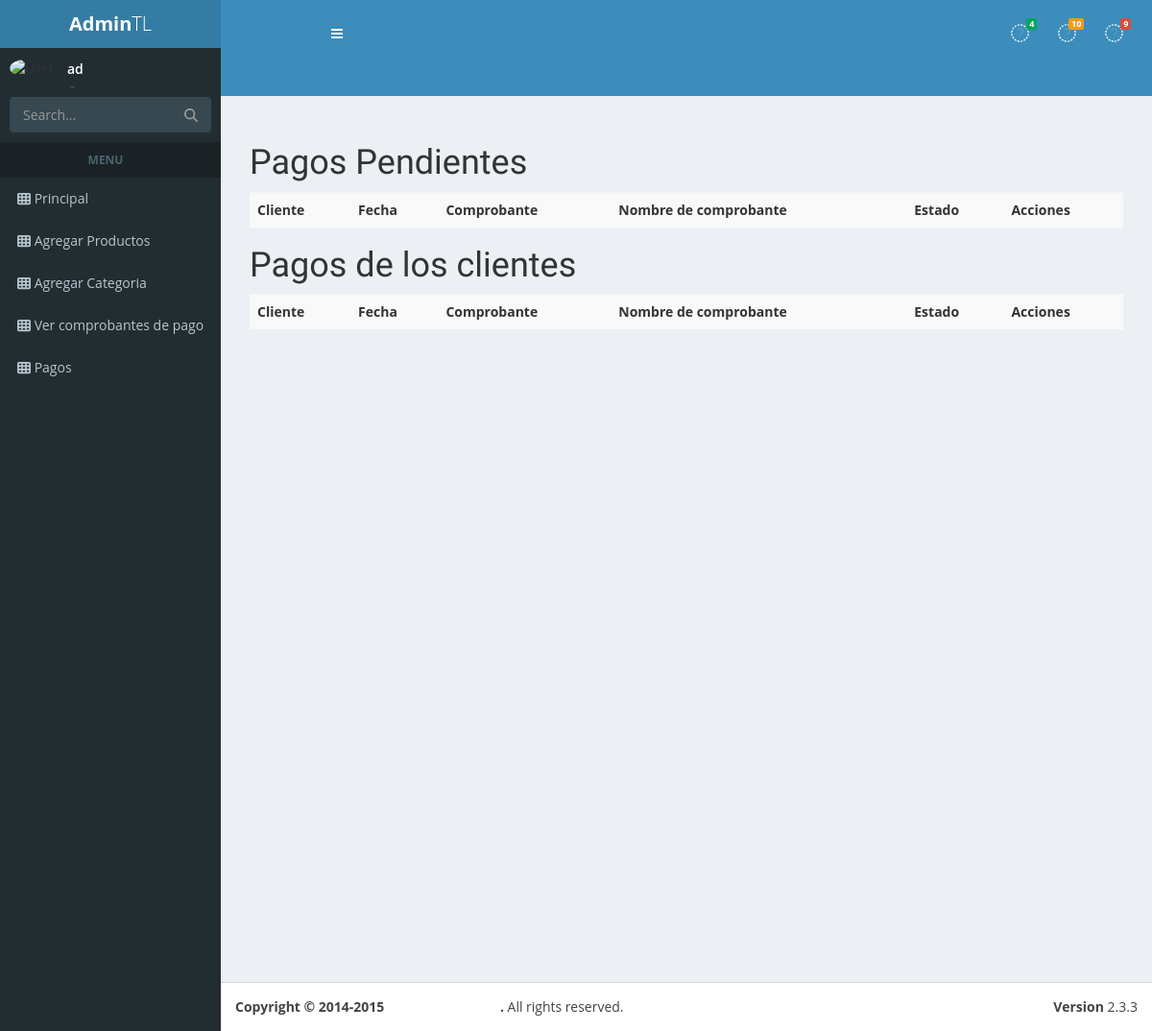
The app's page /admin/?p=pagos (signed in), older data.
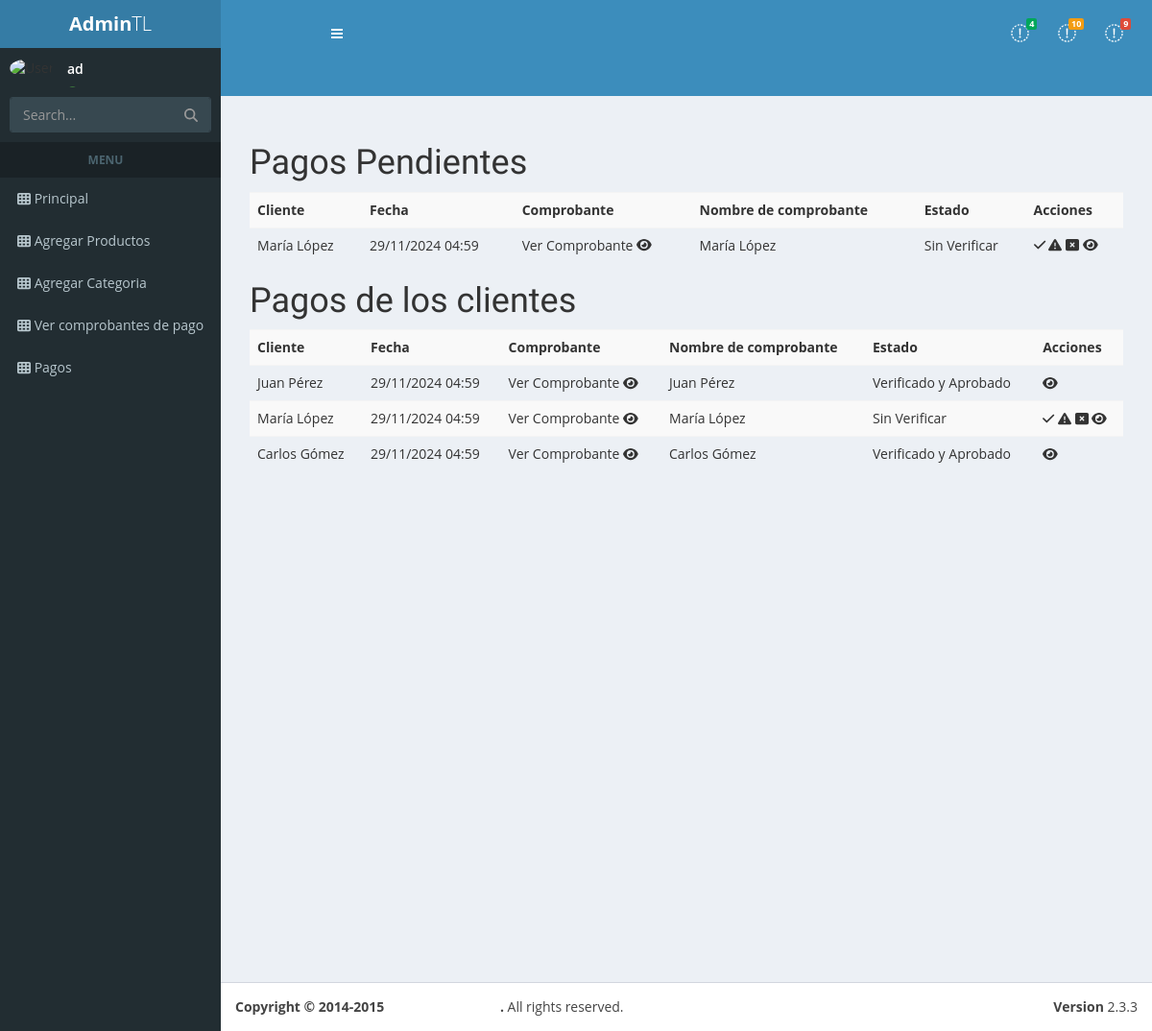
The same page, newer data.
### tables this page shows
CREATE TABLE pagos (
   	id int(255) NOT NULL AUTO_INCREMENT,
	PRIMARY KEY(id),
   	id_cliente int(255) NOT NULL,
   	id_compra int(255) NOT NULL,
   	comprobante varchar(255) NOT NULL,
   	nombre varchar(255) NOT NULL,
   	fecha datetime NOT NULL,
   	estado int(11) NOT NULL
);

CREATE TABLE clientes(
	id INT(255) NOT NULL AUTO_INCREMENT,
	PRIMARY KEY (id),
	username VARCHAR(255) NOT NULL,
	password VARCHAR(255) NOT NULL,
	name VARCHAR(255) NOT NULL
);

### Configuracion/funciones.php (called while the page is built, shortened)
	    <?php
    function nombre_cliente($id_cliente){
        $mysqli = connect();
        $q = $mysqli->query("SELECT * FROM clientes WHERE id='$id_cliente'");
        $r = mysqli_fetch_array($q);
        return $r['name'];
    }
    function connect(){
        $host_mysql = "localhost";
        $user_mysql = "root";
        $pass_mysql = "";
        $db_mysql = "TiendaOnline";
        $mysqli = mysqli_connect($host_mysql,$user_mysql,$pass_mysql,$db_mysql);
        return $mysqli;
    }
    function fecha($fecha){
        $e = explode("-",$fecha);
	    $year = $e[0];
	    $month = $e[1];
	    $e2 = explode(" ",$e[2]);
	    $day = $e2[0];
	    $time = $e2[1];
	    $e3 = explode(":",$time);
	    $hour = $e3[0];
	    $mins = $e3[1];
	    return $day."/".$month."/".$year." ".$hour.":".$mins;
    }
function estado_pago($estado){
	if($estado==0){
		$estado = "Sin Verificar";
	}elseif($estado==1){
		$estado = "Verificado y Aprobado";
	}elseif($estado==2){
		$estado = "Reembolsado";
	}else{
		$estado = "Sin Verificar";
	}
	return $estado;
}
?>

### admin/modulos/pagos.php (the view, shortened to what this page needs)
<h1>Pagos Pendientes</h1>
<table class="table table-striped">
	<tr>
		<th>Cliente</th>
		<th>Fecha</th>
		<th>Comprobante</th>
		<th>Nombre de comprobante</th>
		<th>Estado</th>
		<th>Acciones</th>
	</tr>
	<?php
	$s = $mysqli->query("SELECT * FROM pagos WHERE estado = 0 ORDER BY fecha DESC");
	while($r=mysqli_fetch_array($s)){
		?>
		<tr>
			<td><?=nombre_cliente($r['id_cliente'])?></td>
			<td><?=fecha($r['fecha'])?></td>
			<td><a style="color:#333" target="_blank" href="../comprobantes/<?=$r['comprobante']?>">Ver Comprobante <i class="fa fa-eye"></i></a></td>
			<td><?=$r['nombre']?></td>
			<td><?=estado_pago($r['estado'])?></td>
			<td>
				<?php
				if($r['estado']==0){
					?>
						<a style="color:#333" href="?p=pagos&aceptar=<?=$r['id']?>&id_compra=<?=$r['id_compra']?>" title="Verificar y aceptar pago"><i class="fa fa-check"></i></a>
						<a style="color:#333" href="?p=pagos&aceptar=<?=$r['id']?>&id_compra=<?=$r['id_compra']?>" title="Reembolsar pago"><i class="fas fa-exclamation-triangle"></i></a>
						<a style="color:#333" href="?p=pagos&aceptar=<?=$r['id']?>&id_compra=<?=$r['id_compra']?>" title="Eliminar pago"><i class="fa fa-window-close"></i></a>
					<?php
				}
				?>
				<a style="color:#333" href="?p=ver_compra&id=<?=$r['id_compra']?>"><i class="fa fa-eye" title="Ver Compra"></i></a>
			</td>
		</tr>
		<?php
	}
	?>
</table>
<h1>Pagos de los clientes</h1>
<table class="table table-striped">
	<tr>
		<th>Cliente</th>
		<th>Fecha</th>
		<th>Comprobante</th>
		<th>Nombre de comprobante</th>
		<th>Estado</th>
		<th>Acciones</th>
	</tr>
	<?php
	$s = $mysqli->query("SELECT * FROM pagos ORDER BY fecha DESC");
	while($r=mysqli_fetch_array($s)){
		?>
		<tr>
			<td><?=nombre_cliente($r['id_cliente'])?></td>
			<td><?=fecha($r['fecha'])?></td>
			<td><a style="color:#333" target="_blank" href="../comprobantes/<?=$r['comprobante']?>">Ver Comprobante <i class="fa fa-eye"></i></a></td>
			<td><?=$r['nombre']?></td>
			<td><?=estado_pago($r['estado'])?></td>
			<td>
				<?php
				if($r['estado']==0){
					?>
						<a style="color:#333" href="?p=pagos&aceptar=<?=$r['id']?>" title="Verificar y aceptar pago"><i class="fa fa-check"></i></a>
						<a style="color:#333" href="?p=pagos&aceptar=<?=$r['id']?>&id_compra=<?=$r['id_compra']?>" title="Reembolsar pago"><i class="fas fa-exclamation-triangle"></i></a>
						<a style="color:#333" href="?p=pagos&aceptar=<?=$r['id']?>&id_compra=<?=$r['id_compra']?>" title="Eliminar pago"><i class="fa fa-window-close"></i></a>
					<?php
				}
				?>
				<a style="color:#333" href="?p=ver_compra&id=<?=$r['id_compra']?>"><i class="fa fa-eye" title="Ver Compra"></i></a>
			</td>
		</tr>
		<?php
	}
	?>
</table>

Row changes from the older to the newer data that the page shows:
added pagos: id_cliente.name "María López", fecha "29/11/2024 04:59", nombre "María López", estado "Sin Verificar"
added pagos: id_cliente.name "Juan Pérez", fecha "29/11/2024 04:59", nombre "Juan Pérez", estado "Verificado y Aprobado", shown under "Pagos de los clientes"
added pagos: id_cliente.name "Carlos Gómez", fecha "29/11/2024 04:59", nombre "Carlos Gómez", estado "Verificado y Aprobado", shown under "Pagos de los clientes"
